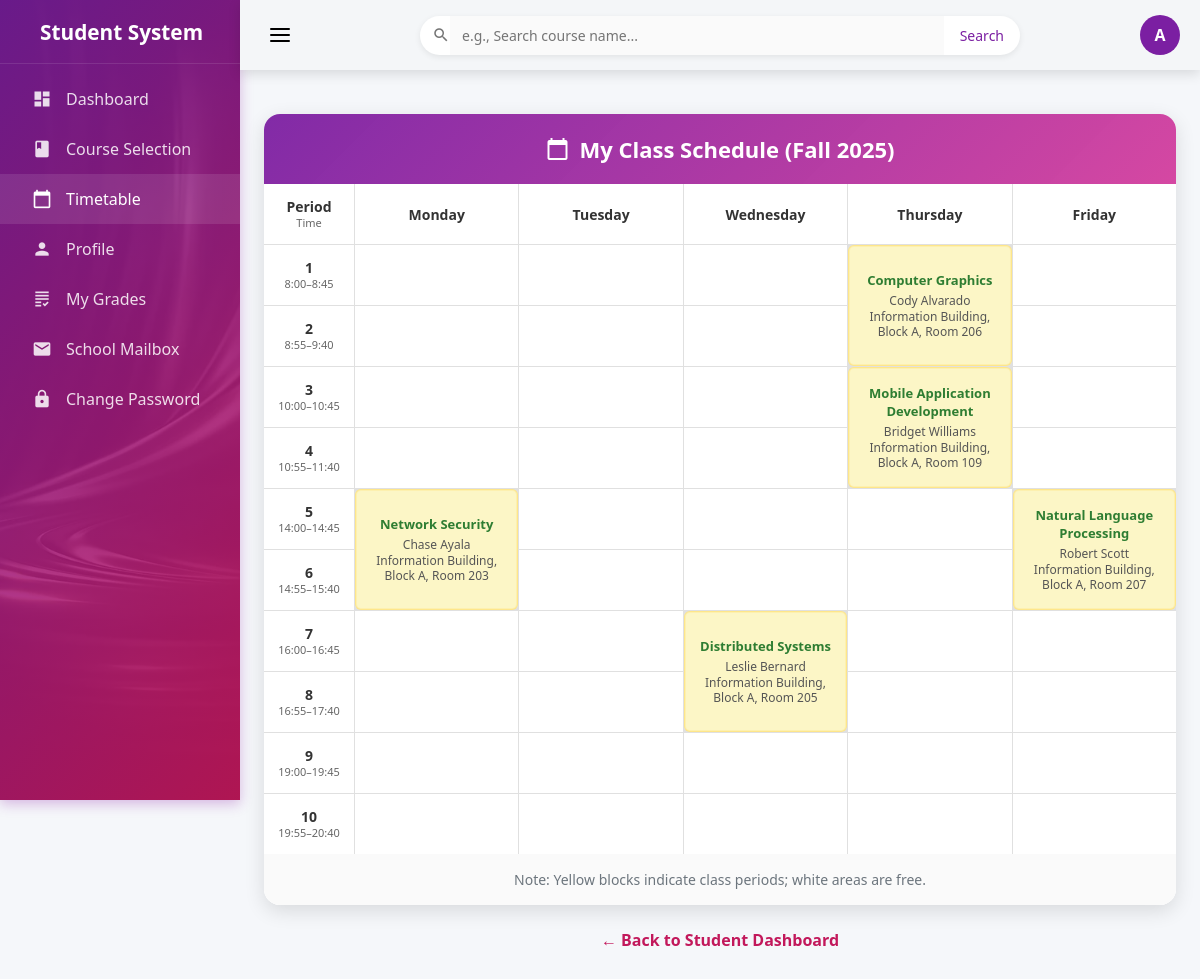
The app's page /student/timetable (signed in) with its own data.
### tables this page shows
CREATE TABLE "semester" (
	"semester_id"	VARCHAR(20),
	"semester_name"	VARCHAR(20) NOT NULL,
	"is_current"	BOOLEAN DEFAULT FALSE,
	"selection_start"	DATE,
	"selection_end"	DATE,
	PRIMARY KEY("semester_id"),
	UNIQUE("semester_name")
);

CREATE TABLE "course" (
	"course_id"	VARCHAR(20),
	"course_name"	VARCHAR(100) NOT NULL,
	"credits"	INT,
	"hours"	INT,
	"college_id"	VARCHAR(20),
	"target_grade"	INTEGER CHECK("target_grade" IN (1, 2, 3)),
	PRIMARY KEY("course_id"),
	UNIQUE("course_name"),
	FOREIGN KEY("college_id") REFERENCES "college"("college_id")
);

CREATE TABLE "teacher" (
	"teacher_id"	VARCHAR(20),
	"name"	VARCHAR(50) NOT NULL,
	"gender"	CHAR(1),
	"birth_date"	DATE,
	"salary"	DECIMAL(10, 2),
	"title"	VARCHAR(20),
	"college_id"	VARCHAR(20),
	"id_card"	CHAR(18) NOT NULL UNIQUE,
	PRIMARY KEY("teacher_id"),
	FOREIGN KEY("college_id") REFERENCES "college"("college_id")
);

CREATE TABLE "offered_course" (
	"offered_id"	INTEGER,
	"course_id"	VARCHAR(20),
	"teacher_id"	VARCHAR(20),
	"semester_id"	VARCHAR(20),
	"classroom"	VARCHAR(50),
	"time_slot"	VARCHAR(50),
	"capacity"	INT,
	"current_count"	INT DEFAULT 0,
	UNIQUE("course_id","teacher_id","semester_id"),
	PRIMARY KEY("offered_id" AUTOINCREMENT),
	FOREIGN KEY("course_id") REFERENCES "course"("course_id"),
	FOREIGN KEY("semester_id") REFERENCES "semester"("semester_id"),
	FOREIGN KEY("teacher_id") REFERENCES "teacher"("teacher_id")
);

### app/student.py (the view)
@student_bp.route('/timetable')
def timetable():
    username = session['username']
    conn = get_db_connection()
    student = conn.execute("""
        SELECT student_id
        FROM student
        WHERE student_id = ?
    """, (username,)).fetchone()
    if not student:
        flash('Student information not found.')
        return redirect(url_for('main.dashboard'))
    student_id = student['student_id']
    current_sem_row = conn.execute("""
        SELECT semester_id, semester_name FROM semester WHERE is_current = 1
    """).fetchone()
    if not current_sem_row:
        flash('Current semester is not set. Please contact the administrator.')
        return redirect(url_for('main.dashboard'))
    current_semester = current_sem_row['semester_id']  # 得到 'S2025A'
    current_semester_name = current_sem_row['semester_name']
    courses = conn.execute("""
        SELECT
            c.course_name,
            t.name AS teacher_name,
            oc.classroom,
            oc.time_slot
        FROM enrollment e
        JOIN offered_course oc ON e.offered_id = oc.offered_id
        JOIN course c ON oc.course_id = c.course_id
        JOIN teacher t ON oc.teacher_id = t.teacher_id
        WHERE e.student_id = ?
          AND oc.semester_id = ?
    """, (student_id, current_semester)).fetchall()
    time_table = {day: {period: None for period in range(1, 11)} for day in range(1, 6)}
    for course in courses:
        weekday, periods = parse_time_slot_to_periods(course['time_slot'])
        if weekday is None or weekday > 5 or not periods:
            continue  # 跳过周末或无法解析的课程
        periods = [p for p in periods if 1 <= p <= 10]
        if not periods:
            continue
        start_p = min(periods)
        end_p = max(periods)
        for p in range(start_p, end_p + 1):
            time_table[weekday][p] = {
                'name': course['course_name'],
                'teacher': course['teacher_name'],
                'classroom': course['classroom'],
                'span_start': start_p,
                'span_end': end_p
            }
    weekdays = {1: 'Monday', 2: 'Tuesday', 3: 'Wednesday', 4: 'Thursday', 5: 'Friday'}
    periods = list(range(1, 11))
    period_times = {
        1: "8:00–8:45",
        2: "8:55–9:40",
        3: "10:00–10:45",
        4: "10:55–11:40",
        5: "14:00–14:45",
        6: "14:55–15:40",
        7: "16:00–16:45",
        8: "16:55–17:40",
        9: "19:00–19:45",
        10: "19:55–20:40"
    }
    return render_template(
        'student/student_timetable.html',
        time_table=time_table,
        weekdays=weekdays,
        periods=periods,
        period_times=period_times,
        current_semester_name = current_semester_name
    )

### app/db.py (called while the page is built)
def get_db_connection():
    if 'db' not in g:
        g.db = sqlite3.connect(
            DATABASE,
            timeout=20.0,
            check_same_thread=False
        )
        g.db.row_factory = sqlite3.Row
        g.db.execute('PRAGMA foreign_keys = ON;')
    return g.db

### app/student.py (called while the page is built)
def time_to_period(time_str):
    try:
        t = datetime.strptime(time_str.strip(), "%H:%M").time()
        periods = [
            (1, "8:00", "8:45"),
            (2, "8:55", "9:40"),
            (3, "10:00", "10:45"),
            (4, "10:55", "11:40"),
            (5, "14:00", "14:45"),
            (6, "14:55", "15:40"),
            (7, "16:00", "16:45"),
            (8, "16:55", "17:40"),
            (9, "19:00", "19:45"),
            (10, "19:55", "20:40")
        ]
        for period_num, start_str, end_str in periods:
            start = datetime.strptime(start_str, "%H:%M").time()
            end = datetime.strptime(end_str, "%H:%M").time()
            if start <= t <= end:  # 允许等于 end（因为 end 是实际下课时间）
                return period_num
    except Exception:
        pass
    return None

def parse_time_slot_to_periods(slot):
    day_map = {
        'Monday': 1, 'Tuesday': 2, 'Wednesday': 3, 'Thursday': 4,
        'Friday': 5, 'Saturday': 6, 'Sunday': 7
    }
    slot = slot.strip()
    for day_str, wd in day_map.items():
        if slot.startswith(day_str):
            time_part = slot[len(day_str):]  # 如 "8:00-10:00"
            if '-' in time_part:
                start_time, end_time = time_part.split('-', 1)
                p1 = time_to_period(start_time)
                p2 = time_to_period(end_time)
                if p1 and p2:
                    return wd, list(range(p1, p2 + 1))
            break
    return None, []

@student_bp.before_request
def require_student_login():
    if 'username' not in session:
        flash('Please log in first.')
        return redirect(url_for('auth.login'))
    if session.get('role') != 'student':
        flash('You do not have permission to access student features.')
        return redirect(url_for('main.dashboard'))

### templates/student/student_timetable.html (shortened to what this page needs)
{% extends "student/student_base.html" %}
{% block content %}
<div class="timetable-container">
    <div class="timetable-header">
        <h2>
            <span class="material-icons">calendar_today</span>
            My Class Schedule ({{ current_semester_name }})
        </h2>
    </div>
    <div class="timetable-grid">
        <div class="time-label" style="grid-column: 1; grid-row: 1;">Period<br><small>Time</small></div>
        {% for day in range(1, 6) %}
            <div class="time-label" style="grid-column: {{ day + 1 }}; grid-row: 1;">
                {{ weekdays[day] }}
            </div>
        {% endfor %}
        {% for period in periods %}
            {% set row = period + 1 %}
            <div class="time-label" style="grid-column: 1; grid-row: {{ row }};">
                {{ period }}<br>
                <small>{{ period_times.get(period, '') }}</small>
            </div>
            {% for day in range(1, 6) %}
                {% set cell = time_table.get(day, {}).get(period) %}
                {% set col = day + 1 %}
                {% if cell and cell.span_start == period %}
                    <div class="course-cell"
                         style="grid-column: {{ col }};
                                grid-row: {{ row }} / span {{ cell.span_end - cell.span_start + 1 }};">
                        <div class="course-name">{{ cell.name }}</div>
                        <div class="course-detail">
                            {{ cell.teacher }}<br>
                            {{ cell.classroom }}
                        </div>
                    </div>
                {% elif not cell %}
                    <div style="grid-column: {{ col }}; grid-row: {{ row }};"></div>
                {% endif %}
            {% endfor %}
        {% endfor %}
    </div>
    <div style="padding: 16px; text-align: center; color: #6c757d; font-size: 14px; background: #fafafa;">
        Note: Yellow blocks indicate class periods; white areas are free.
    </div>
</div>
<a href="{{ url_for('main.dashboard') }}"
   style="display: block; text-align: center; margin: 24px auto 16px; color: #c2185b; text-decoration: none; font-weight: 600; max-width: 250px;">
    ← Back to Student Dashboard
</a>
{% endblock %}

### templates/student/student_base.html (shortened to what this page needs)
<!DOCTYPE html>
<html lang="zh-CN">
<head>
</head>
<body>
  <nav class="sidebar" id="sidebar">
    <div class="logo-section">
      <span>Student System</span>
    </div>
    <ul class="nav-links">
      <li><a href="{{ url_for('main.dashboard') }}" class="{% if request.endpoint == 'main.dashboard' %}active{% endif %}">
        <i class="material-icons">dashboard</i> <span>Dashboard</span></a></li>
      <li><a href="{{ url_for('course.select_course') }}" class="{% if request.endpoint == 'course.select_course' %}active{% endif %}">
        <i class="material-icons">book</i> <span>Course Selection</span></a></li>
      <li><a href="{{ url_for('student.timetable') }}" class="{% if request.endpoint == 'student.timetable' %}active{% endif %}">
        <i class="material-icons">calendar_today</i> <span>Timetable</span></a></li>
      <li><a href="{{ url_for('main.profile') }}" class="{% if request.endpoint == 'main.profile' %}active{% endif %}">
        <i class="material-icons">person</i> <span>Profile</span></a></li>
      <li><a href="{{ url_for('student.my_grades') }}" class="{% if request.endpoint == 'student.my_grades' %}active{% endif %}">
        <i class="material-icons">grading</i> <span>My Grades</span></a></li>
      <li><a href="{{ url_for('student.school_mailbox') }}" class="{% if request.endpoint == 'student.school_mailbox' %}active{% endif %}">
        <i class="material-icons">mail</i> <span>School Mailbox</span></a></li>
      <li><a href="{{ url_for('auth.change_password') }}" class="{% if request.endpoint == 'auth.change_password' %}active{% endif %}">
        <i class="material-icons">lock</i> <span>Change Password</span></a></li>
    </ul>
  </nav>
  <div class="main-container" id="mainContainer">
    <header class="topbar">
      <div class="topbar-left">
        <button class="menu-toggle-btn" id="menuToggle">
        </button>
      </div>
      <div class="topbar-center">
        <form class="search-form" onsubmit="alert('Global search is not available for students'); return false;">
          <i class="material-icons">search</i>
          <input type="text" placeholder="e.g., Search course name..." disabled>
          <button type="submit">Search</button>
        </form>
      </div>
      <div class="topbar-right">
        <div class="user-dropdown" id="userDropdown">
          <div class="avatar-trigger" id="avatarTrigger">
            {{ session.username|first|upper }}
          </div>
        </div>
      </div>
    </header>
    <main class="content">
      {% block content %}{% endblock %}
    </main>
  </div>
</body>
</html>

### templates/student/student_timetable.html (style rules this page uses)
.timetable-container { max-width: 1000px; margin: 20px auto; background: rgba(255, 255, 255, 0.92); backdrop-filter: blur(4px); border-radius: 16px; overflow: hidden; box-shadow: 0 6px 20px rgba(0,0,0,0.12); }
.timetable-header { background: linear-gradient(135deg, rgba(123, 31, 162, 0.95), rgba(199, 10, 131, 0.75)); padding: 20px 0; text-align: center; color: white; }
.timetable-header h2 { margin: 0; font-size: 22px; font-weight: 600; display: flex; align-items: center; justify-content: center; gap: 10px; }
.timetable-header .material-icons { font-size: 24px; vertical-align: middle; }
.timetable-grid { display: grid; grid-template-columns: 90px repeat(5, 1fr); grid-template-rows: auto repeat(10, minmax(60px, auto)); gap: 1px; background: #e0e0e0; font-family: 'Segoe UI', system-ui, sans-serif; }
.timetable-grid > div { background: white; padding: 8px; font-size: 14px; min-height: 60px; display: flex; align-items: center; justify-content: center; text-align: center; box-sizing: border-box; }
.time-label { background: rgba(245, 245, 245, 0.85); font-weight: 600; color: #333; flex-direction: column; justify-content: center; font-size: 14px; }
.time-label small { font-weight: normal; color: #666; font-size: 11px; line-height: 1.3; }
.course-cell { background: rgba(255, 249, 196, 0.9) !important; border-radius: 6px; padding: 8px; font-size: 13px; display: flex; flex-direction: column; justify-content: center; width: 100%; height: 100%; box-sizing: border-box; border: 1px solid rgba(255, 213, 79, 0.5); box-shadow: inset 0 0 0 1px rgba(255, 213, 79, 0.2); }
.course-name { font-weight: bold; color: #2e7d32; font-size: 13px; word-break: break-word; }
.course-detail { color: #555; margin-top: 4px; line-height: 1.3; font-size: 12px; word-break: break-word; }

### records on screen
semester: semester_name "Fall 2025"
course: name "Computer Graphics"
teacher: teacher "Cody Alvarado"
offered_course: classroom "Information Building, Block A, Room 206"
course: name "Mobile Application Development"
teacher: teacher "Bridget Williams"
offered_course: classroom "Information Building, Block A, Room 109"
course: name "Network Security"
teacher: teacher "Chase Ayala"
offered_course: classroom "Information Building, Block A, Room 203"
course: name "Natural Language Processing"
teacher: teacher "Robert Scott"
offered_course: classroom "Information Building, Block A, Room 207"
course: name "Distributed Systems"
teacher: teacher "Leslie Bernard"
offered_course: classroom "Information Building, Block A, Room 205"

### other values on screen
{{ session.username|first|upper }} "A"
{{ weekdays[day] }} "Monday" "Tuesday" "Wednesday" "Thursday" "Friday"
{{ period }} "1" "2" "3" "4" "5" "6" "7" "8" "9" "10"
{{ period_times.get(period, '') }} "8:00–8:45" "8:55–9:40" "10:00–10:45" "10:55–11:40" "14:00–14:45" "14:55–15:40" "16:00–16:45" "16:55–17:40" "19:00–19:45" "19:55–20:40"
